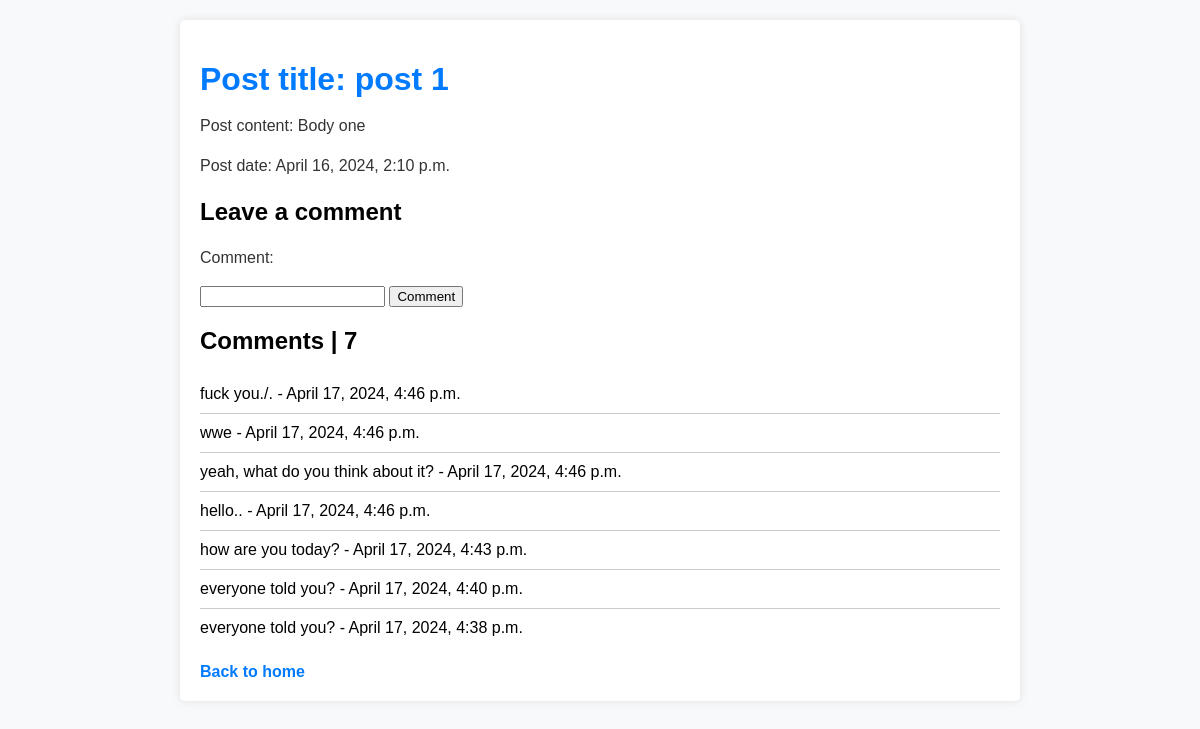
Screenshot of /post/28/ with the database file from the repository.
### app/models.py (models this page shows, shortened)
class Post(models.Model):
    title = models.CharField(max_length=200)
    body = models.TextField()
    created_at = models.DateTimeField(default=datetime.now())

class Comment(models.Model):
    comment = models.CharField(max_length=200)
    post = models.ForeignKey(Post, on_delete=models.CASCADE, related_name='comments')
    created_at = models.DateTimeField(default=datetime.now())
    class Meta:
        ordering = ['-created_at']

### app/views.py (the view)
# urls.py: path('post/<int:pk>/', views.show_post, name='post-detail'),
def show_post(request, pk):
    post = Post.objects.get(id=pk)
    return render(request, 'show_post.html', {'post': post})

### templates/show_post.html (shortened to what this page needs)
<!DOCTYPE html>
<html lang="en">
<head>
</head>
<body>
    <div class="container">
        <h1>Post title: {{ post.title }}</h1>
        <p>Post content: {{ post.body }}</p>
        <p>Post date: {{ post.created_at }}</p>
        <h2>Leave a comment</h2>
        <form action="{% url 'add-comment' post.id %}" method="POST">
            <p for="comment">Comment:</p>
            <input type="text" name="comment" id="comment" value="{{form.as_p}}" required>
            <input type="submit" value="Comment">
        </form>
        <h2>Comments | {{ post.comments.count }}</h2>
        <ul>
            {% for comment in post.comments.all %}
                <li>{{ comment.comment }} - {{ comment.created_at }}</li>
            {% endfor %}
        </ul>
        <a href="{% url 'home' %}">Back to home</a>
    </div>
</body>
</html>

### templates/show_post.html (style rules this page uses)
body { font-family: Arial, sans-serif; background-color: #f8f9fa; margin: 0; padding: 0; }
.container { max-width: 800px; margin: 20px auto; padding: 20px; background-color: #fff; border-radius: 5px; box-shadow: 0 0 10px rgba(0, 0, 0, 0.1); }
h1 { color: #007bff; margin-bottom: 10px; }
p { color: #333; line-height: 1.5; }
a { color: #007bff; text-decoration: none; font-weight: bold; }
ul { list-style-type: none; padding: 0; }
li { border-bottom: 1px solid #ccc; padding: 10px 0; }
li:last-child { border-bottom: none; }

### rows the page displays
Post: title "post 1", body "Body one", created_at "April 16, 2024, 2:10 p.m.", comments.count "7"
Comment: comment "fuck you./.", created_at "April 17, 2024, 4:46 p.m."
Comment: comment "wwe", created_at "April 17, 2024, 4:46 p.m."
Comment: comment "yeah, what do you think about it?", created_at "April 17, 2024, 4:46 p.m."
Comment: comment "hello..", created_at "April 17, 2024, 4:46 p.m."
Comment: comment "how are you today?", created_at "April 17, 2024, 4:43 p.m."
Comment: comment "everyone told you?", created_at "April 17, 2024, 4:40 p.m."
Comment: comment "everyone told you?", created_at "April 17, 2024, 4:38 p.m."
